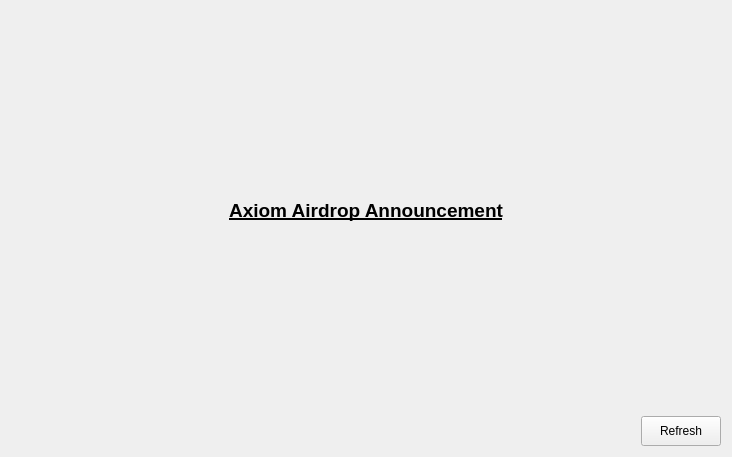
<?xml version="1.0" encoding="UTF-8"?>
<ui version="4.0">
 <class>AxiomsAnnouncementView</class>
 <widget class="QWidget" name="AxiomsAnnouncementView">
  <property name="geometry">
   <rect>
    <x>0</x>
    <y>0</y>
    <width>732</width>
    <height>457</height>
   </rect>
  </property>
  <property name="sizePolicy">
   <sizepolicy hsizetype="Preferred" vsizetype="Preferred">
    <horstretch>0</horstretch>
    <verstretch>0</verstretch>
   </sizepolicy>
  </property>
  <property name="maximumSize">
   <size>
    <width>16777215</width>
    <height>750</height>
   </size>
  </property>
  <property name="windowTitle">
   <string>Form</string>
  </property>
  <property name="styleSheet">
   <string notr="true"/>
  </property>
  <layout class="QVBoxLayout" name="verticalLayout_2">
   <item>
    <layout class="QVBoxLayout" name="verticalLayout_3">
     <item>
      <widget class="QLabel" name="mainTitleLable">
       <property name="sizePolicy">
        <sizepolicy hsizetype="Preferred" vsizetype="Preferred">
         <horstretch>0</horstretch>
         <verstretch>0</verstretch>
        </sizepolicy>
       </property>
       <property name="styleSheet">
        <string notr="true">text-decoration:underline;
font-size:19px;
font-weight:700;</string>
       </property>
       <property name="text">
        <string>Axiom Airdrop Announcement</string>
       </property>
       <property name="alignment">
        <set>Qt::AlignCenter</set>
       </property>
      </widget>
     </item>
     <item>
      <layout class="QVBoxLayout" name="verticalLayout">
       <property name="spacing">
        <number>0</number>
       </property>
      </layout>
     </item>
    </layout>
   </item>
   <item alignment="Qt::AlignRight">
    <widget class="QPushButton" name="pushButton">
     <property name="sizePolicy">
      <sizepolicy hsizetype="Preferred" vsizetype="Preferred">
       <horstretch>0</horstretch>
       <verstretch>0</verstretch>
      </sizepolicy>
     </property>
     <property name="maximumSize">
      <size>
       <width>1000</width>
       <height>30</height>
      </size>
     </property>
     <property name="text">
      <string>Refresh</string>
     </property>
    </widget>
   </item>
  </layout>
 </widget>
 <resources/>
 <connections/>
</ui>
